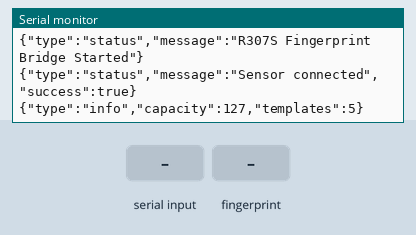
Simulated run of this sketch. Board: ESP32-S3. Parts: the last lines printed to the serial monitor. The test bench sets the inputs (shaded band).

Above: at 3.2 s.
3.3 s: "ENROLL:\n" received over Serial
At 3.9 s:
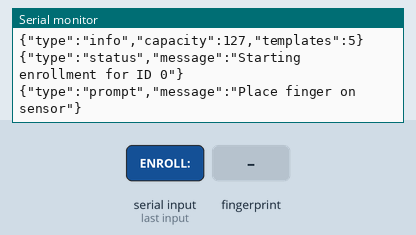
4.8 s: finger stored as number 1 placed on the sensor
At 5.5 s:
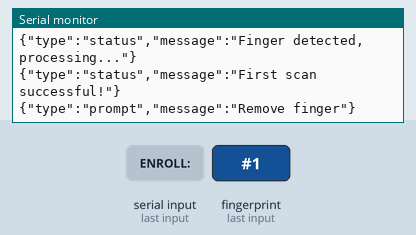
8.7 s: finger stored as number 1 placed on the sensor
At 10.2 s:
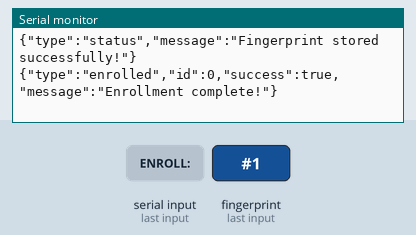
10.5 s: "COUNT\n" received over Serial
At 11.7 s:
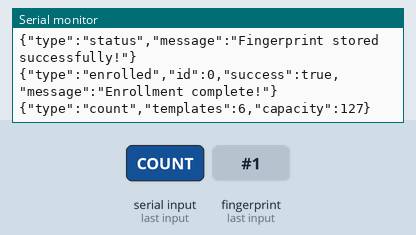
12.0 s: "DELETE:\n" received over Serial
At 12.9 s:
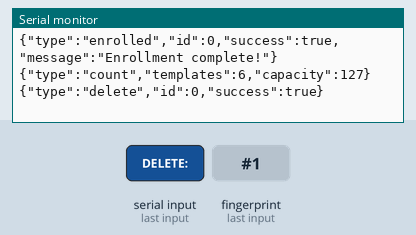
13.5 s: "ACTIVATE\n" received over Serial
At 14.2 s:
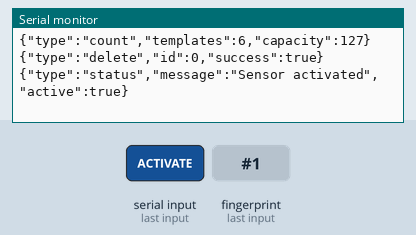

The sketch:

fingerprint_to_python.ino
```cpp
/*
 * R307S Fingerprint → Python Bridge (USB Serial) - IMPROVED VERSION
 *
 * Features:
 * 1. Enrolls fingerprints with automatic timeouts (10 sec per step)
 * 2. Verifies fingerprints with detailed feedback
 * 3. Sends fingerprint matches to Python via Serial (JSON format)
 * 4. Power management with ACTIVATE/DEACTIVATE commands
 * 5. Auto-deactivates after 5 minutes of inactivity
 * 6. Detailed error messages and progress updates
 *
 * Communication Protocol:
 * Python → ESP32 Commands:
 *   - ENROLL:ID - Enroll fingerprint in slot ID
 *   - DELETE:ID - Delete fingerprint from slot ID
 *   - COUNT - Get number of enrolled fingerprints
 *   - ACTIVATE - Turn on fingerprint scanning
 *   - DEACTIVATE - Turn off scanning (save power)
 *   - STATUS - Get sensor status
 *   - EMPTY - Delete all fingerprints
 *
 * ESP32 → Python Responses (JSON):
 *   - {"type":"match","id":123,"confidence":95} - Fingerprint recognized
 *   - {"type":"nomatch","message":"..."} - Fingerprint not found
 *   - {"type":"enrolled","id":123,"success":true} - Enrollment success
 *   - {"type":"prompt","message":"Place finger"} - User instruction
 *   - {"type":"status","message":"..."} - Status update
 *   - {"type":"error","message":"..."} - Error occurred
 *
 * Hardware:
 *   - ESP32-S3 board
 *   - R307S fingerprint sensor
 *   - RX_PIN = GPIO 16 (ESP32 RX ← Sensor TX)
 *   - TX_PIN = GPIO 17 (ESP32 TX → Sensor RX)
 *   - Baud: 115200 (USB), 57600 (Sensor)
 */

#include <Adafruit_Fingerprint.h>
#include <ArduinoJson.h>  // Install "ArduinoJson" library

#define RX_PIN 16
#define TX_PIN 17

HardwareSerial mySerial(1);
Adafruit_Fingerprint finger = Adafruit_Fingerprint(&mySerial);

bool sensorActive = false;  // Track sensor state
unsigned long lastActivityTime = 0;
const unsigned long AUTO_DEACTIVATE_TIMEOUT = 300000;  // 5 minutes

void setup() {
  Serial.begin(115200);
  delay(2000);

  mySerial.begin(57600, SERIAL_8N1, RX_PIN, TX_PIN);

  Serial.println("{\"type\":\"status\",\"message\":\"R307S Fingerprint Bridge Started\"}");

  if (finger.verifyPassword()) {
    Serial.println("{\"type\":\"status\",\"message\":\"Sensor connected\",\"success\":true}");
    finger.getTemplateCount();

    StaticJsonDocument<200> doc;
    doc["type"] = "info";
    doc["capacity"] = finger.capacity;
    doc["templates"] = finger.templateCount;
    serializeJson(doc, Serial);
    Serial.println();
  } else {
    Serial.println("{\"type\":\"error\",\"message\":\"Sensor not found\"}");
  }
}

void loop() {
  // Check for commands from Python
  if (Serial.available()) {
    String command = Serial.readStringUntil('\n');
    command.trim();
    processCommand(command);
  }

  // Only scan for fingerprints when active
  if (sensorActive) {
    int result = getFingerprintID();
    if (result > 0) {
      // Send fingerprint match to Python
      StaticJsonDocument<200> doc;
      doc["type"] = "match";
      doc["id"] = result;
      doc["confidence"] = finger.confidence;
      doc["timestamp"] = millis();
      serializeJson(doc, Serial);
      Serial.println();

      lastActivityTime = millis();
      delay(2000); // Prevent multiple reads
    }

    // Auto-deactivate after timeout
    if (millis() - lastActivityTime > AUTO_DEACTIVATE_TIMEOUT) {
      sensorActive = false;
      Serial.println("{\"type\":\"status\",\"message\":\"Auto-deactivated due to inactivity\"}");
    }
  }

  delay(50);  // Small delay to prevent overwhelming the sensor
}

void processCommand(String cmd) {
  if (cmd.startsWith("ENROLL:")) {
    int id = cmd.substring(7).toInt();
    enrollFingerprint(id);
  }
  else if (cmd == "COUNT") {
    finger.getTemplateCount();
    StaticJsonDocument<200> doc;
    doc["type"] = "count";
    doc["templates"] = finger.templateCount;
    doc["capacity"] = finger.capacity;
    serializeJson(doc, Serial);
    Serial.println();
  }
  else if (cmd.startsWith("DELETE:")) {
    int id = cmd.substring(7).toInt();
    deleteFingerprint(id);
  }
  else if (cmd == "ACTIVATE") {
    sensorActive = true;
    lastActivityTime = millis();
    Serial.println("{\"type\":\"status\",\"message\":\"Sensor activated\",\"active\":true}");
  }
  else if (cmd == "DEACTIVATE") {
    sensorActive = false;
    Serial.println("{\"type\":\"status\",\"message\":\"Sensor deactivated\",\"active\":false}");
  }
  else if (cmd == "VERIFY") {
    sensorActive = true;
    lastActivityTime = millis();
    Serial.println("{\"type\":\"status\",\"message\":\"Place finger for verification\"}");
  }
  else if (cmd == "STATUS") {
    // Get sensor status
    StaticJsonDocument<200> doc;
    doc["type"] = "sensor_status";
    doc["active"] = sensorActive;
    doc["templates"] = finger.templateCount;
    doc["capacity"] = finger.capacity;
    doc["connected"] = true;
    serializeJson(doc, Serial);
    Serial.println();
  }
  else if (cmd == "EMPTY") {
    // Delete all fingerprints
    uint8_t p = finger.emptyDatabase();
    StaticJsonDocument<200> doc;
    doc["type"] = "empty";
    doc["success"] = (p == FINGERPRINT_OK);
    serializeJson(doc, Serial);
    Serial.println();
    if (p == FINGERPRINT_OK) {
      finger.getTemplateCount();
    }
  }
}

int getFingerprintID() {
  uint8_t p = finger.getImage();

  // No finger detected - return silently
  if (p == FINGERPRINT_NOFINGER) return -1;

  // Other errors - skip this read
  if (p != FINGERPRINT_OK) return -1;

  // Convert image to template
  p = finger.image2Tz();
  if (p != FINGERPRINT_OK) return -1;

  // Search for fingerprint match
  p = finger.fingerSearch();
  if (p == FINGERPRINT_OK) {
    // Match found!
    return finger.fingerID;
  } else if (p == FINGERPRINT_NOTFOUND) {
    // No match - send notification
    StaticJsonDocument<200> doc;
    doc["type"] = "nomatch";
    doc["message"] = "Fingerprint not recognized";
    serializeJson(doc, Serial);
    Serial.println();
    return -1;
  } else {
    // Search error
    return -1;
  }
}

void enrollFingerprint(int id) {
  Serial.println("{\"type\":\"status\",\"message\":\"Starting enrollment for ID " + String(id) + "\"}");

  // Step 1: Get first fingerprint image
  Serial.println("{\"type\":\"prompt\",\"message\":\"Place finger on sensor\"}");
  int p = -1;
  int timeout = 0;

  while (p != FINGERPRINT_OK && timeout < 100) {  // 10 second timeout
    p = finger.getImage();
    delay(100);
    timeout++;

    if (timeout % 20 == 0) {  // Send reminder every 2 seconds
      Serial.println("{\"type\":\"status\",\"message\":\"Waiting for finger...\"}");
    }
  }

  if (p != FINGERPRINT_OK) {
    Serial.println("{\"type\":\"error\",\"message\":\"Timeout waiting for finger\"}");
    return;
  }

  Serial.println("{\"type\":\"status\",\"message\":\"Finger detected, processing...\"}");

  // Convert image to template
  p = finger.image2Tz(1);
  if (p != FINGERPRINT_OK) {
    Serial.println("{\"type\":\"error\",\"message\":\"Image conversion failed - try again\"}");
    return;
  }

  Serial.println("{\"type\":\"status\",\"message\":\"First scan successful!\"}");
  Serial.println("{\"type\":\"prompt\",\"message\":\"Remove finger\"}");
  delay(2000);

  // Wait for finger to be removed
  p = 0;
  timeout = 0;
  while (p != FINGERPRINT_NOFINGER && timeout < 50) {  // 5 second timeout
    p = finger.getImage();
    delay(100);
    timeout++;
  }

  Serial.println("{\"type\":\"prompt\",\"message\":\"Place SAME finger again\"}");

  // Step 2: Get second fingerprint image
  p = -1;
  timeout = 0;
  while (p != FINGERPRINT_OK && timeout < 100) {  // 10 second timeout
    p = finger.getImage();
    delay(100);
    timeout++;

    if (timeout % 20 == 0) {  // Send reminder every 2 seconds
      Serial.println("{\"type\":\"status\",\"message\":\"Waiting for same finger again...\"}");
    }
  }

  if (p != FINGERPRINT_OK) {
    Serial.println("{\"type\":\"error\",\"message\":\"Timeout waiting for second scan\"}");
    return;
  }

  Serial.println("{\"type\":\"status\",\"message\":\"Second finger detected, processing...\"}");

  // Convert second image
  p = finger.image2Tz(2);
  if (p != FINGERPRINT_OK) {
    Serial.println("{\"type\":\"error\",\"message\":\"Second image conversion failed\"}");
    return;
  }

  Serial.println("{\"type\":\"status\",\"message\":\"Second scan successful!\"}");

  // Create fingerprint model
  Serial.println("{\"type\":\"status\",\"message\":\"Creating fingerprint model...\"}");
  p = finger.createModel();
  if (p != FINGERPRINT_OK) {
    if (p == FINGERPRINT_ENROLLMISMATCH) {
      Serial.println("{\"type\":\"error\",\"message\":\"Fingerprints did not match - use same finger!\"}");
    } else {
      Serial.println("{\"type\":\"error\",\"message\":\"Failed to create model - try again\"}");
    }
    return;
  }

  Serial.println("{\"type\":\"status\",\"message\":\"Model created, storing...\"}");

  // Store the model
  p = finger.storeModel(id);
  if (p == FINGERPRINT_OK) {
    Serial.println("{\"type\":\"status\",\"message\":\"Fingerprint stored successfully!\"}");

    StaticJsonDocument<200> doc;
    doc["type"] = "enrolled";
    doc["id"] = id;
    doc["success"] = true;
    doc["message"] = "Enrollment complete!";
    serializeJson(doc, Serial);
    Serial.println();

    // Update template count
    finger.getTemplateCount();
  } else if (p == FINGERPRINT_BADLOCATION) {
    Serial.println("{\"type\":\"error\",\"message\":\"Could not store in that location\"}");
  } else if (p == FINGERPRINT_FLASHERR) {
    Serial.println("{\"type\":\"error\",\"message\":\"Error writing to flash\"}");
  } else {
    Serial.println("{\"type\":\"error\",\"message\":\"Unknown error storing fingerprint\"}");
  }
}

void deleteFingerprint(int id) {
  uint8_t p = finger.deleteModel(id);

  StaticJsonDocument<200> doc;
  doc["type"] = "delete";
  doc["id"] = id;
  doc["success"] = (p == FINGERPRINT_OK);
  serializeJson(doc, Serial);
  Serial.println();
}
```

Measured:
- after the input at 3.3 s, the serial monitor: prints a new line at once (image 1)
- after the input at 4.8 s, the serial monitor: prints a new line after 0.12 s (image 2)
- after the input at 8.7 s, the serial monitor: prints a new line after 0.18 s (image 3)
- after the input at 10.5 s, the serial monitor: prints a new line at once (image 4)
- after the input at 12.0 s, the serial monitor: prints a new line at once (image 5)
- after the input at 13.5 s, the serial monitor: prints a new line at once (image 6)
